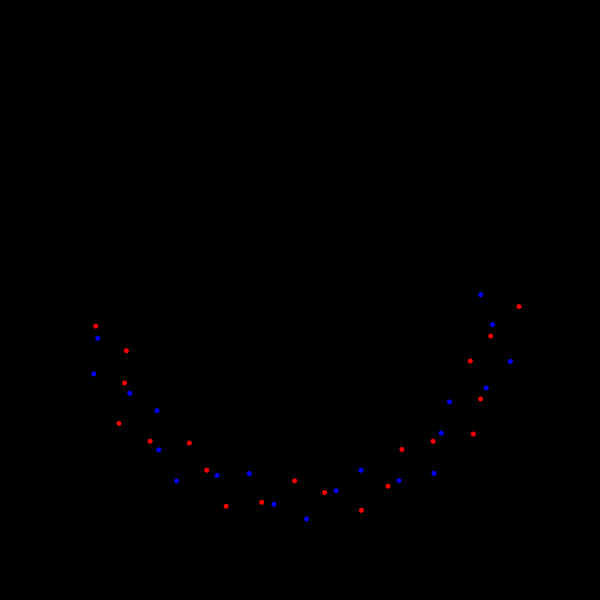
Frame 1 (no input)
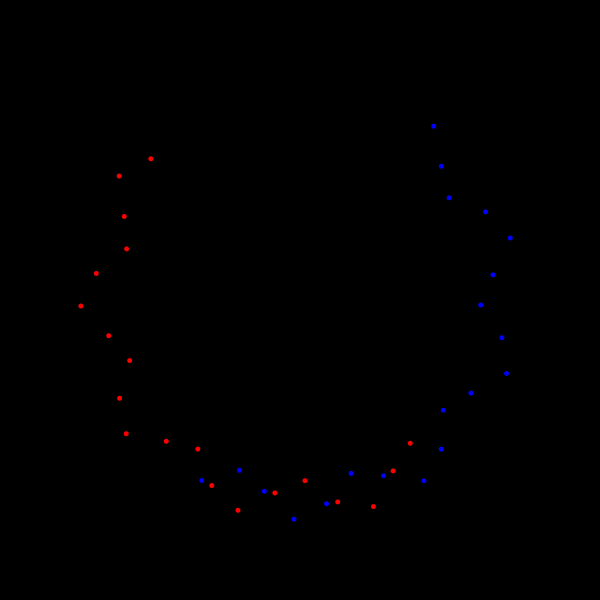
Frame 60 (the mouse pressed at the canvas centre just before this capture)
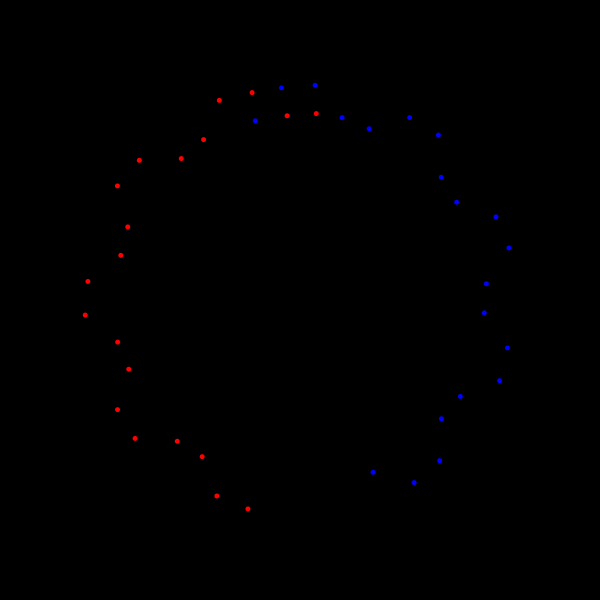
Frame 120 (the mouse held since frame 60 and released just before this capture)

The Processing sketch that drew these frames (run headless with seeded random() and noise(); from frame 60 on, the mouse is pressed at the canvas centre):

// Processing sketch: MainScript
// ── MainScript.pde
ArrayList<Ball> blues;
ArrayList<Ball> reds;

int nbrBalls;

void setup(){
  size(600, 600);
  frameRate(30);
  
  nbrBalls = 20;
  blues = new ArrayList<Ball>();
  reds = new ArrayList<Ball>();
  
  for(int i=0; i<nbrBalls; i++){
    Ball blue = new Ball(200, i*PI/nbrBalls, false);
    Ball red = new Ball(200, i*PI/nbrBalls, true);
    
    blues.add(blue);
    reds.add(red);
  }
}

void draw(){
  background(0);
  translate(width/2, height/2);
  stroke(255, 50);
  noFill();
  
  //ellipse(0, 0, 400, 400);
  
  for(int i=0; i<nbrBalls; i++){
    blues.get(i).update();
    blues.get(i).display();
    reds.get(i).update();
    reds.get(i).display();
  }
}

// ── Ball.pde
class Ball{
  float initialRadius;
  float radius;
  float angle;
  boolean way;
  
  Ball(float r, float a, boolean w){
    this.initialRadius = r;
    this.angle = a;
    this.way = w;
    
    this.update();
  }
  
  void update(){
    if(this.way) this.angle += 0.015;
    if(!this.way) this.angle -= 0.015;
    if(this.way) this.radius = this.initialRadius + 20*cos(10*this.angle);
    if(!this.way) this.radius = this.initialRadius + 20*cos(10*(this.angle+PI/2));
  }
  
  void display(){
    noStroke();
    if(this.way) fill(255, 0, 0);
    if(!this.way) fill(0, 0, 255);
    rotate(this.angle);
    ellipse(this.radius, 0, 5, 5);
    rotate(-this.angle);
  }
}
